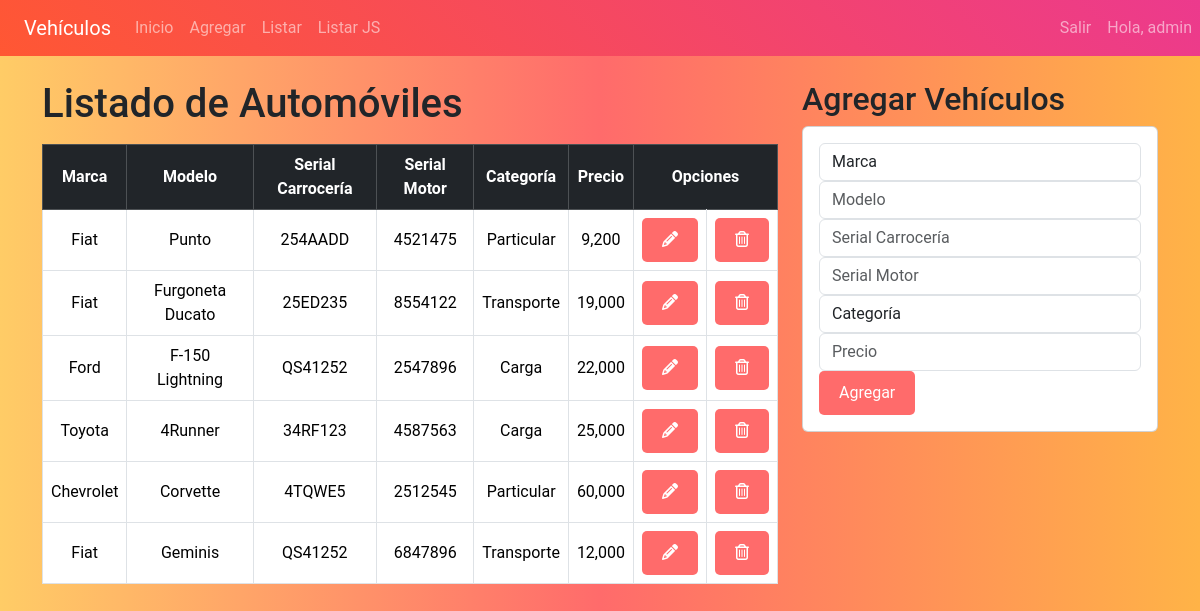
The app's page /add/ (signed in) with its own data.
### vehiculo/models.py (models this page shows, shortened)
class Auto(models.Model):
    CATEGORIA_CHOICES = (
        ('Particular', 'Particular'),
        ('Transporte', 'Transporte'),
        ('Carga', 'Carga'),
    )
    MARCA_CHOICES = (
        ('Fiat', 'Fiat'),
        ('Chevrolet', 'Chevrolet'),
        ('Ford', 'Ford'),
        ('Toyota', 'Toyota'),
    )
    marca = models.CharField(max_length=20, choices=MARCA_CHOICES)
    modelo = models.CharField(max_length=100)
    serialCarroceria = models.CharField(max_length=50)
    serialMotor = models.CharField(max_length=50)
    categoria = models.CharField(max_length=20, choices=CATEGORIA_CHOICES)
    precio = models.IntegerField()
    fechaCreacion = models.DateField()
    fechaModificacion = models.DateField(auto_now=True)
    class Meta:
        permissions = [("visualizar_catalogo", "Visualizar Catalogo")]

### vehiculo/views.py (the view)
# urls.py: path('add/', add_view, name='add'),
@login_required(login_url='/login')
@user_passes_test(is_staff, login_url='/')
@permission_required('vehiculo.visualizar_catalogo',  login_url='/')
def add_view(request):
    autosListado = Auto.objects.all()
    return render(request, "add.html", {"autos": autosListado})

### vehiculo/views.py (called while the page is built)
def is_staff(user):
    return user.is_staff

### templates/add.html (shortened to what this page needs)
{% extends "./base.html" %}
{% load static %}
{% load humanize %}
{% load bootstrap5 %}
{% block body %}
<div class="row">
    <div class="col-sm-12 col-md-6 col-lg-8 col-xl-8">
        <h1>Listado de Automóviles</h1>
        <div class="table-responsive py-2">
            <table class="table table-bordered table-hover">
                <thead class="table-dark">
                    <tr>
                        <th>Marca</th>
                        <th>Modelo</th>
                        <th>Serial Carrocería</th>
                        <th>Serial Motor</th>
                        <th>Categoría</th>
                        <th>Precio</th>
                        <th colspan="2">Opciones</th>
                    </tr>
                </thead>
                <tbody>
                    {% for x in autos %}
                    <tr>
                        <td>{{x.marca}}</td>
                        <td>{{x.modelo}}</td>
                        <td>{{x.serialCarroceria}}</td>
                        <td>{{x.serialMotor}}</td>
                        <td>{{x.categoria}}</td>
                        <td>{{ x.precio|floatformat|intcomma }}</td>
                        <td><a href="edicionauto/{{x.id}}" class="btn btn-info"><i class="fa-solid fa-pencil"></i></a></td>
                        <td><a href="eliminarauto/{{x.id}}" class="btn btn-danger btnEliminacion"><i class="fa-regular fa-trash-can"></i></a></td>
                    </tr>
                    {% endfor %}
                </tbody>
            </table>
        </div>
    </div>
    <div class="col-sm-12 col-md-6 col-lg-4 col-xl-4">
        <h2>Agregar Vehículos</h2>
        <div class="card">
            <div class="card-body">
                <form action="/registrarauto/" method="POST">{% csrf_token %}
                    <div class="form-group">
                        <select id="selectMarca" name="selectMarca" class="form-control">
                            <option value="" disabled selected>Marca</option>
                        </select>
                    </div>
                    <div class="form-group">
                        <input type="text" id="txtModelo" name="txtModelo" class="form-control" placeholder="Modelo" minlength="1" maxlength="100" required>
                    </div>
                    <div class="form-group">
                        <input type="text" id="txtSerialCarroceria" name="txtSerialCarroceria" class="form-control" placeholder="Serial Carrocería" minlength="1" maxlength="50" required>
                    </div>
                    <div class="form-group">
                        <input type="text" id="txtSerialMotor" name="txtSerialMotor" class="form-control" placeholder="Serial Motor" minlength="1" maxlength="50" required>
                    </div>
                    <div class="form-group">
                        <select id="selectCategoria" name="selectCategoria" class="form-control">
                            <option value="" disabled selected>Categoría</option>
                        </select>
                    </div>
                    <div class="form-group">
                        <input type="text" id="txtPrecio" name="txtPrecio" class="form-control" placeholder="Precio" required>
                    </div>
                    <div class="form-group">
                        <button type="submit" class="btn btn-success btn-block text-white">Agregar</button>
                    </div>
                </form>
            </div>
        </div>
    </div>
</div>
{% endblock %}

### templates/base.html (shortened to what this page needs)
{% load static %}
<!DOCTYPE html>
<html lang="en">
<head>
    {% load bootstrap5 %}
    {% bootstrap_css %}
    <link rel="stylesheet" href="https://cdn.datatables.net/1.13.4/css/dataTables.bootstrap5.min.css">
    <link rel="stylesheet" href="https://cdnjs.cloudflare.com/ajax/libs/font-awesome/6.4.0/css/all.min.css">
    <link rel="stylesheet" href="{% static 'css/auto.css' %}">
</head>
<body>
    <nav class="navbar navbar-expand-lg navbar-dark" style="background: linear-gradient(45deg, #FF5733, #ec3a8d);">
        <a class="navbar-brand ml-10" href="#">Vehículos</a>
        <div class="collapse navbar-collapse" id="navbarNav">
        <ul class="navbar-nav ml-auto">
            {% if user.is_authenticated %}
                <li class="nav-item">
                    <a class="nav-link" href="http://127.0.0.1:8000/#">Inicio</a>
                </li>
                {% if user.is_staff %}
                <li class="nav-item">
                    <a class="nav-link" href="http://127.0.0.1:8000/add/">Agregar</a>
                </li>
                {% endif %}
                <li class="nav-item">
                    <a class="nav-link" href="http://127.0.0.1:8000/listar/">Listar</a>
                </li>
                <li class="nav-item">
                    <a class="nav-link" href="http://127.0.0.1:8000/listarjs/">Listar JS</a>
                </li>
            {% else %}
            <li class="nav-item">
                <a class="nav-link" href="http://127.0.0.1:8000/#">Inicio</a>
            </li>
            {% endif %}
        </ul>
        </div>
        <div class="ml-auto">
                <div class="collapse navbar-collapse" id="navbarText">
                    <ul class="navbar-nav mr-auto">
                    {% if user.is_authenticated %}
                        <li class="nav-item">
                        <a class="nav-link" href="/logout">Salir</a>
                        </li>
                        <li class="nav-item">
                        <a class="nav-link" href="#">Hola, {{user.username}}</a>
                        </li>
                    {% else %}
                        <li class="nav-item">
                        <a class="nav-link" href="/login">Login</a>
                        </li>
                    {% endif %}
                    </ul>
                </div>
            </div>
    </nav>
    <div class="container py-4">
        {% block body %}
        {% endblock %}
    </div>
</body>
</html>

### static/css/auto.css (style rules this page uses)
body { background: #ffcc66; background: -webkit-linear-gradient(to right, #ffcc66, #ff6b6b, #ffb347); background: linear-gradient(to right, #ffcc66, #ff6b6b, #ffb347); }
.navbar-brand { margin-left: 2%; }
body { font-family: 'Roboto', sans-serif; }
th, td { text-align: center; vertical-align: middle; }
.btn { display: inline-block; padding: 10px 20px; background-color: #ff6b6b; color: white; border: none; border-radius: 5px; cursor: pointer; transition: background-color 0.3s ease; }
a { color: #3498db; text-decoration: none; transition: color 0.3s ease; }

### records on screen
Auto: marca "Fiat", modelo "Punto", serialCarroceria "254AADD", serialMotor "4521475", categoria "Particular", precio "9,200"
Auto: marca "Fiat", modelo "Furgoneta Ducato", serialCarroceria "25ED235", serialMotor "8554122", categoria "Transporte", precio "19,000"
Auto: marca "Ford", modelo "F-150 Lightning", serialCarroceria "QS41252", serialMotor "2547896", categoria "Carga", precio "22,000"
Auto: marca "Toyota", modelo "4Runner", serialCarroceria "34RF123", serialMotor "4587563", categoria "Carga", precio "25,000"
Auto: marca "Chevrolet", modelo "Corvette", serialCarroceria "4TQWE5", serialMotor "2512545", categoria "Particular", precio "60,000"
Auto: marca "Fiat", modelo "Geminis", serialCarroceria "QS41252", serialMotor "6847896", categoria "Transporte", precio "12,000"

### other values on screen
{{ user.username }} "admin"
